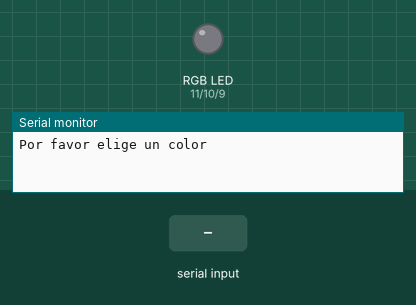
Recording of a sketch running on a simulated Arduino Uno, built with avr-gcc and run on an emulated ATmega328P. On the bench: an RGB LED mixed from three pins (HIGH = lit), the last lines printed to the serial monitor. The inputs (shaded band) are chosen by the test bench.

Above: at 1.2 s.
1.3 s: "rojo" received over Serial
At 2.9 s:
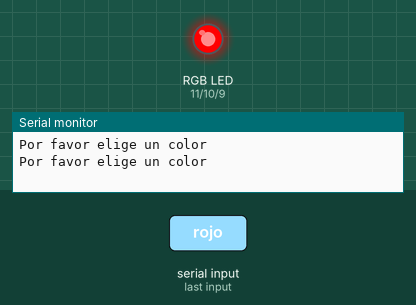
3.8 s: "verde" received over Serial
At 6.0 s:
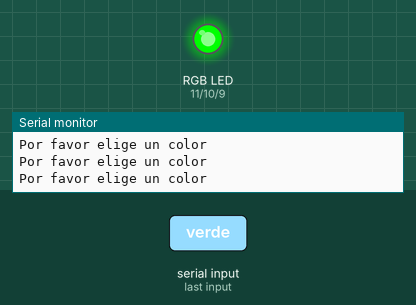
6.3 s: "azul" received over Serial
At 7.9 s:
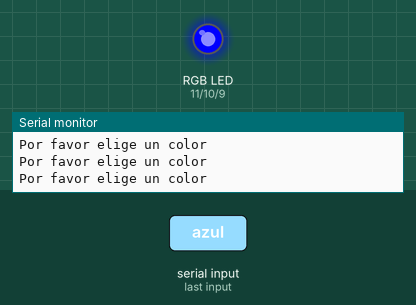
8.8 s: "cian" received over Serial
At 11.0 s:
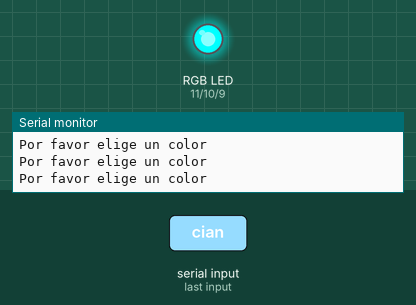
11.3 s: "magenta" received over Serial
At 13.0 s:
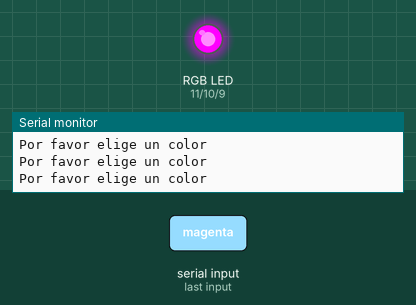
13.8 s: "amarillo" received over Serial
At 16.1 s:
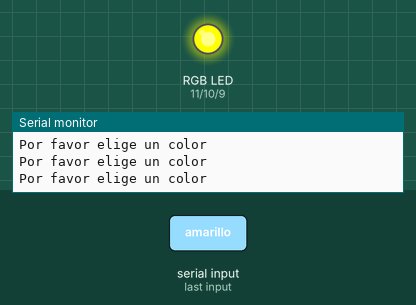
Timing chart, 0 to 17.3 s (numbered marks = the images above; inputs shaded):
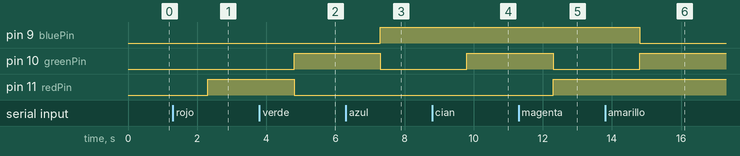

Measured:
- after the input at 1.3 s, pin 11 (redPin): LOW → HIGH after 1.0 s
- after the input at 3.8 s, pin 10 (greenPin): LOW → HIGH after 1.0 s; pin 11 (redPin): HIGH → LOW after 1.0 s
- after the input at 6.3 s, pin 9 (bluePin): LOW → HIGH after 1.0 s; pin 10 (greenPin): HIGH → LOW after 1.0 s
- after the input at 8.8 s, pin 10 (greenPin): LOW → HIGH after 1.0 s
- after the input at 11.3 s, pin 10 (greenPin): HIGH → LOW after 1.0 s; pin 11 (redPin): LOW → HIGH after 1.0 s
- after the input at 13.8 s, pin 9 (bluePin): HIGH → LOW after 1.0 s; pin 10 (greenPin): LOW → HIGH after 1.0 s

The sketch:

led_rgb_clase_21.ino
```cpp
int redPin= 11;
int greenPin = 10;
int bluePin = 9;
String color;
String msg1 = "Por favor elige un color";

void setup() {
  // put your setup code here, to run once:
Serial.begin(9600);
pinMode(redPin, OUTPUT);
pinMode(greenPin, OUTPUT);
pinMode(bluePin, OUTPUT);
}

void loop() {
  // put your main code here, to run repeatedly:
Serial.println();
Serial.println(msg1);
while (Serial.available() == 0);{

}

color = Serial.readString();

if (color == "rojo"){
  digitalWrite(redPin, HIGH);
  digitalWrite(greenPin, LOW);
  digitalWrite(bluePin, LOW);
}


if (color == "verde"){
  digitalWrite(redPin, LOW);
  digitalWrite(greenPin, HIGH);
  digitalWrite(bluePin, LOW);
}


if (color == "azul"){
  digitalWrite(redPin, LOW);
  digitalWrite(greenPin, LOW);
  digitalWrite(bluePin, HIGH);
}

if (color == "cian"){
  analogWrite(redPin, 0);
  analogWrite(greenPin, 255);
  analogWrite(bluePin, 255);
}

if (color == "magenta"){
  analogWrite(redPin, 255);
  analogWrite(greenPin, 0);
  analogWrite(bluePin, 255);
}

if (color == "amarillo"){
  analogWrite(redPin, 255);
  analogWrite(greenPin, 255);
  analogWrite(bluePin, 0);
}

if (color == "naranjado"){
  analogWrite(redPin, 255);
  analogWrite(greenPin, 100);
  analogWrite(bluePin, 0);
}
}
```
